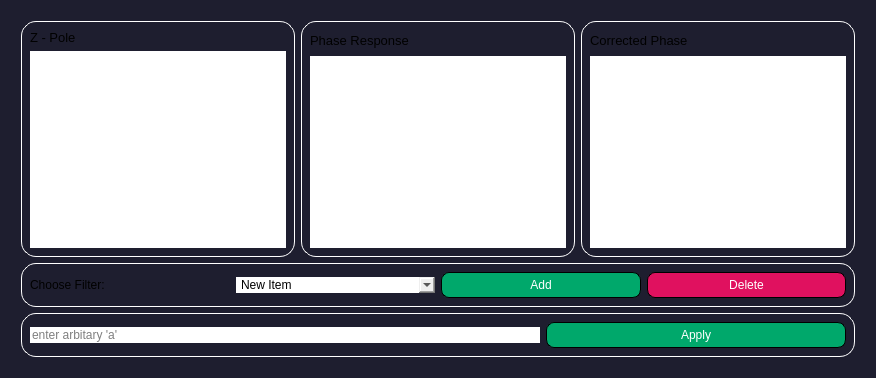
      <widget class="QWidget" name="correction_tab">
       <property name="palette">
        <palette>
         <active>
          <colorrole role="WindowText">
           <brush brushstyle="SolidPattern">
            <color alpha="255">
             <red>255</red>
             <green>255</green>
             <blue>255</blue>
            </color>
           </brush>
          </colorrole>
          <colorrole role="Button">
           <brush brushstyle="SolidPattern">
            <color alpha="255">
             <red>30</red>
             <green>30</green>
             <blue>47</blue>
            </color>
           </brush>
          </colorrole>
          <colorrole role="Text">
           <brush brushstyle="SolidPattern">
            <color alpha="255">
             <red>255</red>
             <green>255</green>
             <blue>255</blue>
            </color>
           </brush>
          </colorrole>
          <colorrole role="ButtonText">
           <brush brushstyle="SolidPattern">
            <color alpha="255">
             <red>255</red>
             <green>255</green>
             <blue>255</blue>
            </color>
           </brush>
          </colorrole>
          <colorrole role="Base">
           <brush brushstyle="SolidPattern">
            <color alpha="255">
             <red>30</red>
             <green>30</green>
             <blue>47</blue>
            </color>
           </brush>
          </colorrole>
          <colorrole role="Window">
           <brush brushstyle="SolidPattern">
            <color alpha="255">
             <red>30</red>
             <green>30</green>
             <blue>47</blue>
            </color>
           </brush>
          </colorrole>
          <colorrole role="PlaceholderText">
           <brush brushstyle="NoBrush">
            <color alpha="128">
             <red>255</red>
             <green>255</green>
             <blue>255</blue>
            </color>
           </brush>
          </colorrole>
         </active>
         <inactive>
          <colorrole role="WindowText">
           <brush brushstyle="SolidPattern">
            <color alpha="255">
             <red>255</red>
             <green>255</green>
             <blue>255</blue>
            </color>
           </brush>
          </colorrole>
          <colorrole role="Button">
           <brush brushstyle="SolidPattern">
            <color alpha="255">
             <red>30</red>
             <green>30</green>
             <blue>47</blue>
            </color>
           </brush>
          </colorrole>
          <colorrole role="Text">
           <brush brushstyle="SolidPattern">
            <color alpha="255">
             <red>255</red>
             <green>255</green>
             <blue>255</blue>
            </color>
           </brush>
          </colorrole>
          <colorrole role="ButtonText">
           <brush brushstyle="SolidPattern">
            <color alpha="255">
             <red>255</red>
             <green>255</green>
             <blue>255</blue>
            </color>
           </brush>
          </colorrole>
          <colorrole role="Base">
           <brush brushstyle="SolidPattern">
            <color alpha="255">
             <red>30</red>
             <green>30</green>
             <blue>47</blue>
            </color>
           </brush>
          </colorrole>
          <colorrole role="Window">
           <brush brushstyle="SolidPattern">
            <color alpha="255">
             <red>30</red>
             <green>30</green>
             <blue>47</blue>
            </color>
           </brush>
          </colorrole>
          <colorrole role="PlaceholderText">
           <brush brushstyle="NoBrush">
            <color alpha="128">
             <red>255</red>
             <green>255</green>
             <blue>255</blue>
            </color>
           </brush>
          </colorrole>
         </inactive>
         <disabled>
          <colorrole role="WindowText">
           <brush brushstyle="SolidPattern">
            <color alpha="255">
             <red>255</red>
             <green>255</green>
             <blue>255</blue>
            </color>
           </brush>
          </colorrole>
          <colorrole role="Button">
           <brush brushstyle="SolidPattern">
            <color alpha="255">
             <red>30</red>
             <green>30</green>
             <blue>47</blue>
            </color>
           </brush>
          </colorrole>
          <colorrole role="Text">
           <brush brushstyle="SolidPattern">
            <color alpha="255">
             <red>255</red>
             <green>255</green>
             <blue>255</blue>
            </color>
           </brush>
          </colorrole>
          <colorrole role="ButtonText">
           <brush brushstyle="SolidPattern">
            <color alpha="255">
             <red>255</red>
             <green>255</green>
             <blue>255</blue>
            </color>
           </brush>
          </colorrole>
          <colorrole role="Base">
           <brush brushstyle="SolidPattern">
            <color alpha="255">
             <red>30</red>
             <green>30</green>
             <blue>47</blue>
            </color>
           </brush>
          </colorrole>
          <colorrole role="Window">
           <brush brushstyle="SolidPattern">
            <color alpha="255">
             <red>30</red>
             <green>30</green>
             <blue>47</blue>
            </color>
           </brush>
          </colorrole>
          <colorrole role="PlaceholderText">
           <brush brushstyle="NoBrush">
            <color alpha="128">
             <red>255</red>
             <green>255</green>
             <blue>255</blue>
            </color>
           </brush>
          </colorrole>
         </disabled>
        </palette>
       </property>
       <property name="styleSheet">
        <string notr="true">QGroupBox {
background-color: #1e1e2f;
border: 1.2px solid #ffffff;
border-style: outset;
border-radius: 15px;
}
QGroupBox::title  {
    subcontrol-origin: margin;
    subcontrol-position: top left;
    padding: -5px 0px 0px 0px;
    color: rgb(255, 255, 255);
}</string>
       </property>
       <attribute name="title">
        <string>Correction</string>
       </attribute>
       <layout class="QGridLayout" name="gridLayout_7">
        <item row="0" column="0">
         <widget class="QGroupBox" name="groupBox">
          <property name="styleSheet">
           <string notr="true">border: none;
</string>
          </property>
          <layout class="QGridLayout" name="gridLayout_6">
           <item row="0" column="0">
            <layout class="QHBoxLayout" name="horizontalLayout_21">
             <item>
              <widget class="QGroupBox" name="Zplane_box_2">
               <property name="sizePolicy">
                <sizepolicy hsizetype="Fixed" vsizetype="Preferred">
                 <horstretch>0</horstretch>
                 <verstretch>0</verstretch>
                </sizepolicy>
               </property>
               <property name="styleSheet">
                <string notr="true">QGroupBox {
background-color: #1e1e2f;
border: 1.2px solid #ffffff;
border-style: outset;
border-radius: 15px;
}
QGroupBox::title  {
    subcontrol-origin: margin;
    subcontrol-position: top left;
    padding: -5px 0px 0px 0px;
    color: rgb(255, 255, 255);
}</string>
               </property>
               <layout class="QVBoxLayout" name="verticalLayout_11">
                <item>
                 <layout class="QHBoxLayout" name="horizontalLayout_16">
                  <property name="spacing">
                   <number>0</number>
                  </property>
                  <item>
                   <widget class="QLabel" name="label_14">
                    <property name="sizePolicy">
                     <sizepolicy hsizetype="Preferred" vsizetype="Fixed">
                      <horstretch>0</horstretch>
                      <verstretch>0</verstretch>
                     </sizepolicy>
                    </property>
                    <property name="font">
                     <font>
                      <pointsize>10</pointsize>
                     </font>
                    </property>
                    <property name="text">
                     <string>Z - Pole</string>
                    </property>
                   </widget>
                  </item>
                  <item>
                   <spacer name="horizontalSpacer_9">
                    <property name="orientation">
                     <enum>Qt::Horizontal</enum>
                    </property>
                    <property name="sizeType">
                     <enum>QSizePolicy::Preferred</enum>
                    </property>
                    <property name="sizeHint" stdset="0">
                     <size>
                      <width>188</width>
                      <height>5</height>
                     </size>
                    </property>
                   </spacer>
                  </item>
                 </layout>
                </item>
                <item>
                 <widget class="PlotWidget" name="z_plane_2">
                  <property name="sizePolicy">
                   <sizepolicy hsizetype="Preferred" vsizetype="Expanding">
                    <horstretch>0</horstretch>
                    <verstretch>0</verstretch>
                   </sizepolicy>
                  </property>
                  <property name="maximumSize">
                   <size>
                    <width>16777215</width>
                    <height>16777215</height>
                   </size>
                  </property>
                 </widget>
                </item>
               </layout>
              </widget>
             </item>
             <item>
              <widget class="QGroupBox" name="mag_box">
               <property name="sizePolicy">
                <sizepolicy hsizetype="Expanding" vsizetype="Preferred">
                 <horstretch>0</horstretch>
                 <verstretch>0</verstretch>
                </sizepolicy>
               </property>
               <property name="styleSheet">
                <string notr="true">QGroupBox {
background-color: #1e1e2f;
border: 1.2px solid #ffffff;
border-style: outset;
border-radius: 15px;
}
QGroupBox::title  {
    subcontrol-origin: margin;
    subcontrol-position: top left;
    padding: -5px 0px 0px 0px;
    color: rgb(255, 255, 255);
}</string>
               </property>
               <layout class="QVBoxLayout" name="verticalLayout_10">
                <item>
                 <layout class="QHBoxLayout" name="horizontalLayout_17">
                  <item>
                   <widget class="QLabel" name="label_13">
                    <property name="font">
                     <font>
                      <pointsize>10</pointsize>
                     </font>
                    </property>
                    <property name="text">
                     <string>Phase Response</string>
                    </property>
                   </widget>
                  </item>
                  <item>
                   <spacer name="horizontalSpacer_8">
                    <property name="orientation">
                     <enum>Qt::Horizontal</enum>
                    </property>
                    <property name="sizeType">
                     <enum>QSizePolicy::Fixed</enum>
                    </property>
                    <property name="sizeHint" stdset="0">
                     <size>
                      <width>88</width>
                      <height>20</height>
                     </size>
                    </property>
                   </spacer>
                  </item>
                 </layout>
                </item>
                <item>
                 <widget class="PlotWidget" name="Magnitude_graph_2"/>
                </item>
               </layout>
              </widget>
             </item>
             <item>
              <widget class="QGroupBox" name="phase_box">
               <property name="sizePolicy">
                <sizepolicy hsizetype="Expanding" vsizetype="Preferred">
                 <horstretch>0</horstretch>
                 <verstretch>0</verstretch>
                </sizepolicy>
               </property>
               <property name="styleSheet">
                <string notr="true">QGroupBox {
background-color: #1e1e2f;
border: 1.2px solid #ffffff;
border-style: outset;
border-radius: 15px;
}
QGroupBox::title  {
    subcontrol-origin: margin;
    subcontrol-position: top left;
    padding: -5px 0px 0px 0px;
    color: rgb(255, 255, 255);
}</string>
               </property>
               <layout class="QVBoxLayout" name="verticalLayout_12">
                <item>
                 <layout class="QHBoxLayout" name="horizontalLayout_19">
                  <item>
                   <widget class="QLabel" name="label_16">
                    <property name="font">
                     <font>
                      <pointsize>10</pointsize>
                     </font>
                    </property>
                    <property name="text">
                     <string>Corrected Phase</string>
                    </property>
                   </widget>
                  </item>
                  <item>
                   <spacer name="horizontalSpacer_10">
                    <property name="orientation">
                     <enum>Qt::Horizontal</enum>
                    </property>
                    <property name="sizeType">
                     <enum>QSizePolicy::Fixed</enum>
                    </property>
                    <property name="sizeHint" stdset="0">
                     <size>
                      <width>88</width>
                      <height>20</height>
                     </size>
                    </property>
                   </spacer>
                  </item>
                 </layout>
                </item>
                <item>
                 <widget class="PlotWidget" name="corrected_phase"/>
                </item>
               </layout>
              </widget>
             </item>
            </layout>
           </item>
           <item row="2" column="0">
            <widget class="QGroupBox" name="customBox">
             <property name="sizePolicy">
              <sizepolicy hsizetype="Preferred" vsizetype="Fixed">
               <horstretch>0</horstretch>
               <verstretch>0</verstretch>
              </sizepolicy>
             </property>
             <property name="styleSheet">
              <string notr="true">QGroupBox {
background-color: #1e1e2f;
border: 1.2px solid #ffffff;
border-style: outset;
border-radius: 15px;
}
QGroupBox::title  {
    subcontrol-origin: margin;
    subcontrol-position: top left;
    padding: -5px 0px 0px 0px;
    color: rgb(255, 255, 255);
}</string>
             </property>
             <layout class="QHBoxLayout" name="horizontalLayout_20">
              <item>
               <widget class="QLineEdit" name="custom_filter_text">
                <property name="placeholderText">
                 <string>enter arbitary 'a'</string>
                </property>
               </widget>
              </item>
              <item>
               <widget class="QPushButton" name="apply_custom_filter">
                <property name="sizePolicy">
                 <sizepolicy hsizetype="MinimumExpanding" vsizetype="Fixed">
                  <horstretch>0</horstretch>
                  <verstretch>0</verstretch>
                 </sizepolicy>
                </property>
                <property name="maximumSize">
                 <size>
                  <width>300</width>
                  <height>16777215</height>
                 </size>
                </property>
                <property name="font">
                 <font>
                  <pointsize>9</pointsize>
                 </font>
                </property>
                <property name="styleSheet">
                 <string notr="true">background-color: #00A86B;
    color: white;
    border: none;
    padding: 5px 10px;
     border: 1.2px ;
border-style: outset;
border-radius: 8px;</string>
                </property>
                <property name="text">
                 <string>Apply</string>
                </property>
               </widget>
              </item>
             </layout>
            </widget>
           </item>
           <item row="1" column="0">
            <widget class="QGroupBox" name="filterBox">
             <property name="sizePolicy">
              <sizepolicy hsizetype="Preferred" vsizetype="Fixed">
               <horstretch>0</horstretch>
               <verstretch>0</verstretch>
              </sizepolicy>
             </property>
             <property name="styleSheet">
              <string notr="true">QGroupBox {
background-color: #1e1e2f;
border: 1.2px solid #ffffff;
border-style: outset;
border-radius: 15px;
}
QGroupBox::title  {
    subcontrol-origin: margin;
    subcontrol-position: top left;
    padding: -5px 0px 0px 0px;
    color: rgb(255, 255, 255);
}</string>
             </property>
             <layout class="QHBoxLayout" name="horizontalLayout_18">
              <item>
               <widget class="QLabel" name="label_15">
                <property name="text">
                 <string>Choose Filter:</string>
                </property>
               </widget>
              </item>
              <item>
               <widget class="QComboBox" name="filter_combobox">
                <property name="styleSheet">
                 <string notr="true"/>
                </property>
                <item>
                 <property name="text">
                  <string>New Item</string>
                 </property>
                </item>
                <item>
                 <property name="text">
                  <string>New Item</string>
                 </property>
                </item>
                <item>
                 <property name="text">
                  <string>New Item</string>
                 </property>
                </item>
                <item>
                 <property name="text">
                  <string>New Item</string>
                 </property>
                </item>
                <item>
                 <property name="text">
                  <string>New Item</string>
                 </property>
                </item>
                <item>
                 <property name="text">
                  <string>custom</string>
                 </property>
                </item>
               </widget>
              </item>
              <item>
               <widget class="QPushButton" name="add_filter_button">
                <property name="font">
                 <font>
                  <pointsize>9</pointsize>
                 </font>
                </property>
                <property name="styleSheet">
                 <string notr="true">background-color: #00A86B;
    color: white;
    border: none;
    padding: 5px 10px;
     border: 1.2px ;
border-style: outset;
border-radius: 8px;</string>
                </property>
                <property name="text">
                 <string>Add</string>
                </property>
               </widget>
              </item>
              <item>
               <widget class="QPushButton" name="delete_filter_button">
                <property name="font">
                 <font>
                  <pointsize>9</pointsize>
                 </font>
                </property>
                <property name="styleSheet">
                 <string notr="true">background-color: #E0115F;
    color: white;
    border: none;
    padding: 5px 10px;
     border: 1.2px ;
border-style: outset;
border-radius: 8px;</string>
                </property>
                <property name="text">
                 <string>Delete</string>
                </property>
               </widget>
              </item>
             </layout>
            </widget>
           </item>
          </layout>
         </widget>
        </item>
       </layout>
      </widget>
